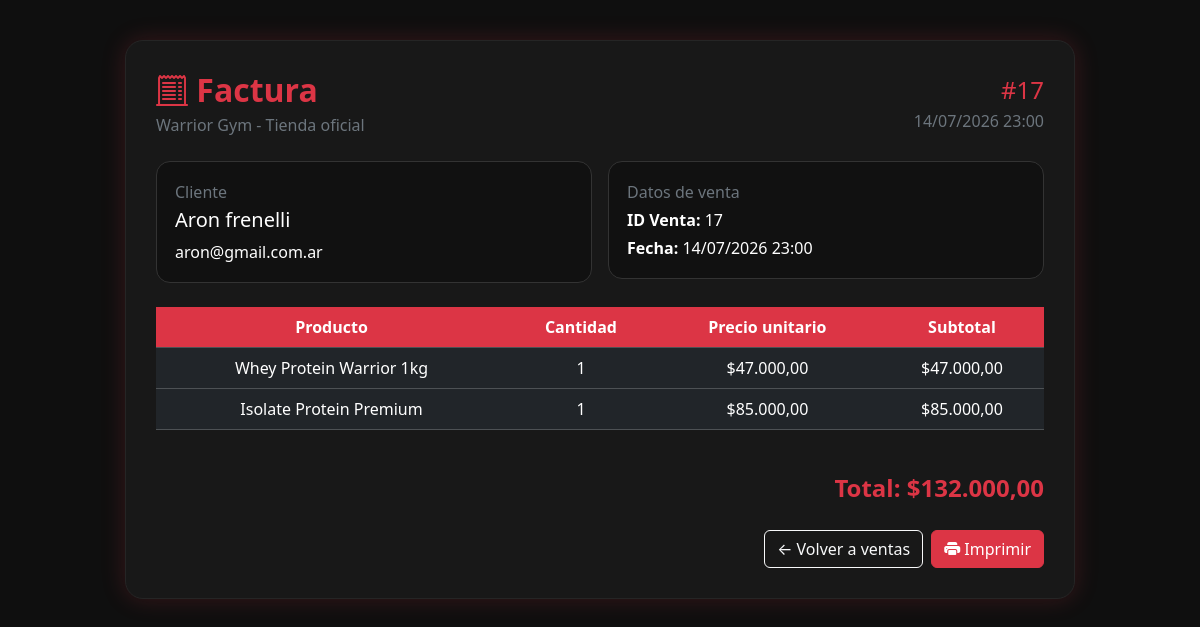
Page /admin/factura.php?id=17 (signed in) on the committed database.
### tables this page shows
CREATE TABLE `ventas` (
  `id_venta` int(11) NOT NULL AUTO_INCREMENT,
  `id_usuario` int(11) NOT NULL,
  `fecha` datetime DEFAULT current_timestamp(),
  `total` decimal(10,2) NOT NULL DEFAULT 0.00,
  PRIMARY KEY (`id_venta`),
  KEY `id_usuario` (`id_usuario`),
  CONSTRAINT `ventas_ibfk_1` FOREIGN KEY (`id_usuario`) REFERENCES `usuarios` (`id_usuario`)
);

CREATE TABLE `detalle_ventas` (
  `id_detalle` int(11) NOT NULL AUTO_INCREMENT,
  `id_venta` int(11) NOT NULL,
  `id_producto` int(11) NOT NULL,
  `cantidad` int(11) NOT NULL,
  `precio_unitario` decimal(10,2) NOT NULL,
  PRIMARY KEY (`id_detalle`),
  KEY `id_venta` (`id_venta`),
  KEY `id_producto` (`id_producto`),
  CONSTRAINT `detalle_ventas_ibfk_1` FOREIGN KEY (`id_venta`) REFERENCES `ventas` (`id_venta`),
  CONSTRAINT `detalle_ventas_ibfk_2` FOREIGN KEY (`id_producto`) REFERENCES `productos` (`id_producto`)
);

CREATE TABLE `productos` (
  `id_producto` int(11) NOT NULL AUTO_INCREMENT,
  `nombre` varchar(100) NOT NULL,
  `descripcion` varchar(200) DEFAULT NULL,
  `precio` decimal(10,2) NOT NULL,
  `stock` int(11) NOT NULL,
  PRIMARY KEY (`id_producto`),
  UNIQUE KEY `nombre` (`nombre`),
  CONSTRAINT `CONSTRAINT_1` CHECK (`precio` > 0),
  CONSTRAINT `CONSTRAINT_2` CHECK (`stock` >= 0)
);

### admin/factura.php (the view, shortened to what this page needs)
<?php
include(__DIR__ . "/../php/conexion.php");
$id_venta = intval($_GET['id']);
function formatoPrecio($precio) {
    return "$" . number_format($precio, 2, ",", ".");
}
function formatoFecha($fecha) {
    return date("d/m/Y H:i", strtotime($fecha));
}
$sqlVenta = "
SELECT
    v.id_venta,
    v.fecha,
    v.total,
    COALESCE(
        NULLIF(TRIM(CONCAT(COALESCE(c.nombre, ''), ' ', COALESCE(c.apellido, ''))), ''),
        u.nombre,
        'Sin usuario'
    ) AS cliente,
    COALESCE(c.email, u.email, 'Sin email') AS email
FROM ventas v
LEFT JOIN usuarios u ON v.id_usuario = u.id_usuario
LEFT JOIN clientes c ON c.id_usuario = u.id_usuario
WHERE v.id_venta = ?
LIMIT 1
";
$stmtVenta = mysqli_prepare($conexion, $sqlVenta);
mysqli_stmt_bind_param($stmtVenta, "i", $id_venta);
mysqli_stmt_execute($stmtVenta);
$resultVenta = mysqli_stmt_get_result($stmtVenta);
$venta = mysqli_fetch_assoc($resultVenta);
$sqlDetalle = "
SELECT
    d.cantidad,
    d.precio_unitario,
    p.nombre AS producto
FROM detalle_ventas d
INNER JOIN productos p ON d.id_producto = p.id_producto
WHERE d.id_venta = ?
";
$stmtDetalle = mysqli_prepare($conexion, $sqlDetalle);
mysqli_stmt_bind_param($stmtDetalle, "i", $id_venta);
mysqli_stmt_execute($stmtDetalle);
$resultDetalle = mysqli_stmt_get_result($stmtDetalle);
$total_calculado = 0;
?>
<!DOCTYPE html>
<html lang="es">
<head>
<link href="https://cdn.jsdelivr.net/npm/bootstrap@5.3.7/dist/css/bootstrap.min.css" rel="stylesheet">
<link rel="stylesheet" href="https://cdn.jsdelivr.net/npm/bootstrap-icons@1.13.1/font/bootstrap-icons.min.css">
</head>
<body>
<div class="factura-box">
    <div class="d-flex justify-content-between align-items-center flex-wrap mb-4">
        <div>
            <h2 class="factura-title mb-1">
                <i class="bi bi-receipt-cutoff"></i> Factura
            </h2>
            <p class="text-secondary mb-0">
                Warrior Gym - Tienda oficial
            </p>
        </div>
        <div class="text-end">
            <h4 class="text-danger mb-1">
                #<?= $venta['id_venta'] ?>
            </h4>
            <p class="text-secondary mb-0">
                <?= formatoFecha($venta['fecha']) ?>
            </p>
        </div>
    </div>
    <div class="row g-3 mb-4">
        <div class="col-md-6">
            <div class="info-box">
                <p class="text-secondary mb-1">Cliente</p>
                <h5><?= htmlspecialchars($venta['cliente']) ?></h5>
                <p class="mb-0"><?= htmlspecialchars($venta['email']) ?></p>
            </div>
        </div>
        <div class="col-md-6">
            <div class="info-box">
                <p class="text-secondary mb-1">Datos de venta</p>
                <p class="mb-1"><strong>ID Venta:</strong> <?= $venta['id_venta'] ?></p>
                <p class="mb-0"><strong>Fecha:</strong> <?= formatoFecha($venta['fecha']) ?></p>
            </div>
        </div>
    </div>
    <div class="table-responsive">
        <table class="table table-dark table-hover text-center align-middle">
            <thead>
                <tr>
                    <th>Producto</th>
                    <th>Cantidad</th>
                    <th>Precio unitario</th>
                    <th>Subtotal</th>
                </tr>
            </thead>
            <tbody>
            <?php if ($resultDetalle && mysqli_num_rows($resultDetalle) > 0): ?>
                <?php while($row = mysqli_fetch_assoc($resultDetalle)): ?>
                    <?php
                    $subtotal = $row['cantidad'] * $row['precio_unitario'];
                    $total_calculado += $subtotal;
                    ?>
                    <tr>
                        <td><?= htmlspecialchars($row['producto']) ?></td>
                        <td><?= $row['cantidad'] ?></td>
                        <td><?= formatoPrecio($row['precio_unitario']) ?></td>
                        <td><?= formatoPrecio($subtotal) ?></td>
                    </tr>
                <?php endwhile; ?>
            <?php endif; ?>
            </tbody>
        </table>
    </div>
    <?php
    $total_final = $total_calculado > 0 ? $total_calculado : $venta['total'];
    ?>
    <div class="total-box mt-4">
        Total: <?= formatoPrecio($total_final) ?>
    </div>
    <div class="d-flex gap-2 justify-content-end mt-4 no-print">
        <a href="ventas.php" class="btn btn-outline-light">
            ← Volver a ventas
        </a>
        <button onclick="window.print()" class="btn btn-danger">
            <i class="bi bi-printer-fill"></i> Imprimir
        </button>
    </div>
</div>
</body>
</html>

### admin/factura.php (style rules this page uses)
body { background: #0f0f0f; color: white; }
.factura-box { max-width: 950px; margin: 40px auto; background: #181818; border: 1px solid #252525; border-radius: 18px; padding: 30px; box-shadow: 0 0 25px rgba(220, 53, 69, .20); }
.factura-title { color: #dc3545; font-weight: 800; }
.info-box { background: #111; border: 1px solid #333; border-radius: 14px; padding: 18px; }
.table-dark th { background: #dc3545; color: white; }
.total-box { text-align: right; font-size: 1.5rem; font-weight: bold; color: #dc3545; }

### rows in the picture
ventas: id_venta "17", fecha "14/07/2026 23:00"
detalle_ventas: id_producto.nombre "Whey Protein Warrior 1kg", cantidad "1", precio_unitario "$47.000,00", formatoPrecio($subtotal) "$47.000,00"
detalle_ventas: id_producto.nombre "Isolate Protein Premium", cantidad "1", precio_unitario "$85.000,00", formatoPrecio($subtotal) "$85.000,00"

### other values in the picture
$venta['cliente'] "Aron frenelli"
$venta['email'] "aron@gmail.com.ar"
formatoPrecio($total_final) "$132.000,00"
